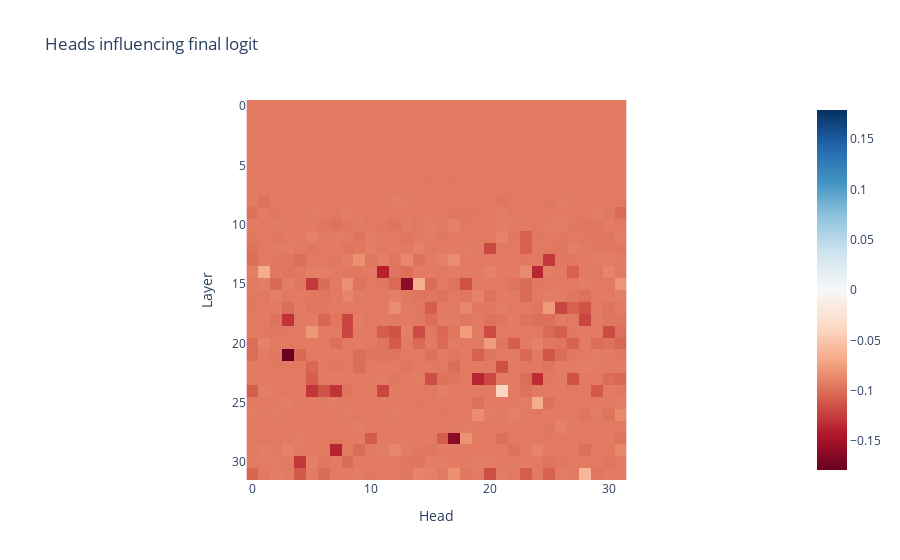

Write notebook code for a chart like this one.
### Code cell
path = "./new_pp_exps/forward/direct_logit_heads.pt"
logit_values = torch.load(path)

imshow(
    (logit_values - original_logits) / original_logits,
    title="Heads influencing final logit",
    yaxis_title="Layer",
    xaxis_title="Head",
)

direct_logit_heads = analysis_utils.compute_topk_components(logit_values, k=20, largest=False)
print(f"Head influencing final logit: {direct_logit_heads}")

### Figure 1 — Plotly figure (JSON) as saved in the notebook; plotly's stock layout.template omitted (floating-point values rounded to 4 significant figures; data arrays with more than 128 entries replaced by an {"elided": "..."} marker saying what was removed)
{"data": [{"coloraxis": "coloraxis", "hovertemplate": "x: %{x}<br>y: %{y}<br>color: %{z}<extra></extra>", "name": "0", "type": "heatmap", "xaxis": "x", "yaxis": "y", "z": {"elided": "32x32 float values"}}], "layout": {"coloraxis": {"cmid": 0, "colorscale": [[0, "rgb(103,0,31)"], [0.1, "rgb(178,24,43)"], [0.2, "rgb(214,96,77)"], [0.3, "rgb(244,165,130)"], [0.4, "rgb(253,219,199)"], [0.5, "rgb(247,247,247)"], [0.6, "rgb(209,229,240)"], [0.7, "rgb(146,197,222)"], [0.8, "rgb(67,147,195)"], [0.9, "rgb(33,102,172)"], [1, "rgb(5,48,97)"]]}, "title": {"text": "Heads influencing final logit"}, "xaxis": {"anchor": "y", "constrain": "domain", "domain": [0, 1], "scaleanchor": "y", "title": {"text": "Head"}}, "yaxis": {"anchor": "x", "autorange": "reversed", "constrain": "domain", "domain": [0, 1], "title": {"text": "Layer"}}}}
